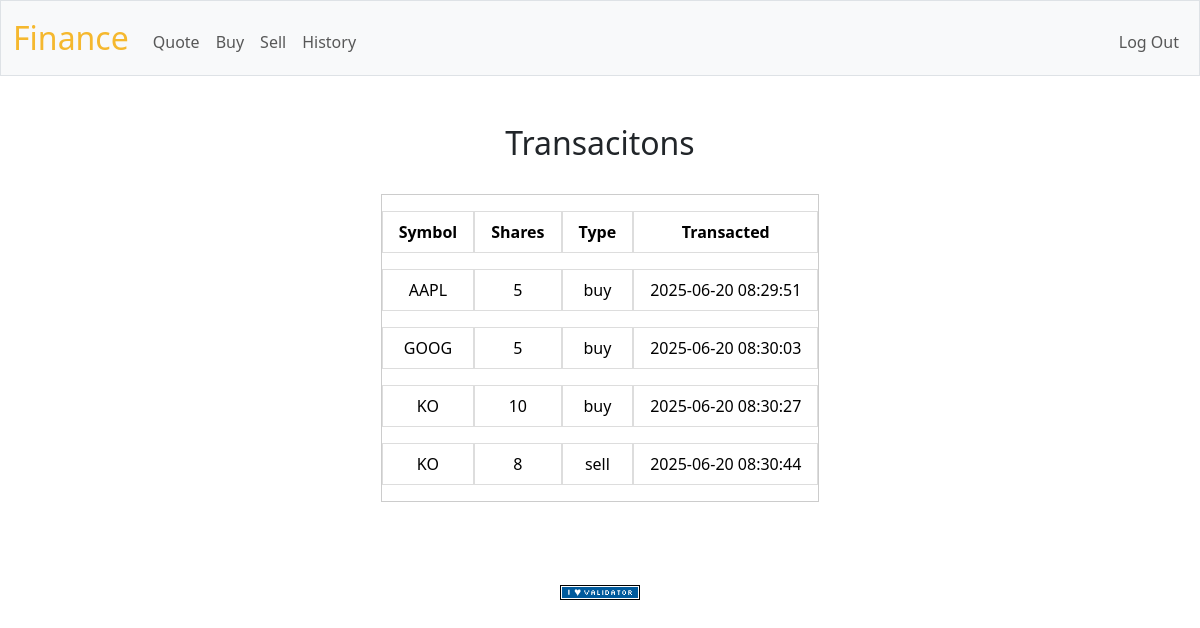
Page /history (signed in) on the committed database.
### tables this page shows
CREATE TABLE transactions (
  tran_id     INTEGER   PRIMARY KEY AUTOINCREMENT,
  user_id     INTEGER   NOT NULL,
  symbol      TEXT      NOT NULL,
  quantity    INTEGER   NOT NULL,
  type        TEXT      NOT NULL CHECK(type IN ('buy','sell')),
  transacted  DATETIME  NOT NULL DEFAULT CURRENT_TIMESTAMP,
  FOREIGN KEY(user_id) REFERENCES users(id)
);

### app.py (the view)
@app.route("/history")
@login_required
def history():
    user_id = session["user_id"]
    rows = db.execute("SELECT * FROM transactions WHERE user_id = ?", user_id)
    data = []
    for row in rows:
        entery = {
            "symbol": row["symbol"],
            "shares": row["quantity"],
            "type": row["type"],
            "transacted": row["transacted"],
        }
        data.append(entery)
    return render_template("transaction.html", data=data)

### app.py (called while the page is built)
@app.after_request
def after_request(response):
    response.headers["Cache-Control"] = "no-cache, no-store, must-revalidate"
    response.headers["Expires"] = 0
    response.headers["Pragma"] = "no-cache"
    return response

### helpers.py (called while the page is built)
def login_required(f):
    @wraps(f)
    def decorated_function(*args, **kwargs):
        if session.get("user_id") is None:
            return redirect("/login")
        return f(*args, **kwargs)
    return decorated_function

### templates/transaction.html
{% extends "layout.html" %} {% block title %} Transacitons {% endblock %} {%
block main %}
<div class="table">
  <h2 style="text-align: center">Transacitons</h2>
  <table style="text-align: middle" class="centered-spaced">
    <thead>
      <tr>
        <th>Symbol</th>
        <th>Shares</th>
        <th>Type</th>
        <th>Transacted</th>
      </tr>
    </thead>
    <tbody>
      {% for row in data %}
      <tr>
        <td>{{ row.symbol }}</td>
        <td>{{ row.shares }}</td>
        <td>{{ row.type }}</td>
        <td>{{ row.transacted }}</td>
      </tr>
      {% endfor %}
    </tbody>
  </table>
</div>
{% endblock %}

### static/styles.css (style rules this page uses)
.centered-spaced { margin: 2em auto; border-collapse: separate; border-spacing: 0 1em; background-color: #fff; border: 1px solid #ccc; }
.centered-spaced th, .centered-spaced td { padding: 0.5em 1em; border: 1px solid #ddd; }

### rows in the picture
transactions: symbol "AAPL", shares "5", type "buy", transacted "2025-06-20 08:29:51"
transactions: symbol "GOOG", shares "5", type "buy", transacted "2025-06-20 08:30:03"
transactions: symbol "KO", shares "10", type "buy", transacted "2025-06-20 08:30:27"
transactions: symbol "KO", shares "8", type "sell", transacted "2025-06-20 08:30:44"
